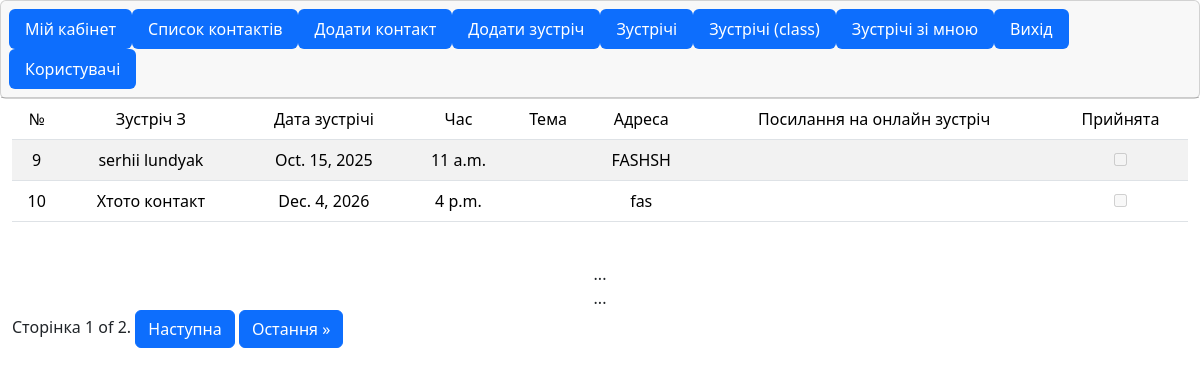
Page /planners/list_view/ (signed in) on the committed database.
### MeetingPlanner/models.py (models this page shows, shortened)
class Planner(models.Model):
    user = models.ForeignKey("UserManager.MySuperUser", on_delete=models.CASCADE,)
    contact = models.ForeignKey("PhoneBook.Contact",on_delete=models.CASCADE)
    date = models.DateField()
    time = models.TimeField()
    title = models.CharField(max_length=500,null=True,blank=True,default=None)
    address = models.CharField(max_length=200,null=True,blank=True,default="Online")
    link = models.URLField(max_length=300,null=True,blank=True,default=True)
    accepted = models.BooleanField(default=None,null=True,blank=True)

### PhoneBook/models.py (models this page shows)
class Contact(models.Model):
    first_name = models.CharField(max_length=20)
    last_name = models.CharField(max_length=20)
    phone_number = models.CharField(max_length=15)
    email = models.EmailField(max_length=20,null=True,default=None)
    address=models.CharField(max_length=100,null=True,default=None)
    profile_picture = models.ImageField(null=True,blank=True,upload_to=".")
    user = models.ForeignKey("UserManager.MySuperUser",on_delete=models.CASCADE)
    def __str__(self):
        return f"{self.first_name} {self.last_name}"

### MeetingPlanner/views.py (the view)
# urls.py: path("list_view/",views.PlannerView.as_view(),name ="list_view"),
class PlannerView(ListView):
    def get(self,request:HttpRequest):
        current_page = request.GET.get("page",1)
        paginator = Paginator(Planner.objects.filter(user=request.user).all(),2)
        page_obj = paginator.get_page(current_page)
        return render(request,"planners_view.html",dict(page_obj=page_obj))

### MeetingPlanner/templates/planners_view.html (shortened to what this page needs)
{% extends "base.html" %}
{%block content%}
<table class="table table-striped table-hover">
    <thead>
        <tr>
            <td>№</td>
            <td>Зустріч З</td>
            <td>Дата зустрічі</td>
            <td>Час</td>
            <td>Тема</td>
            <td>Адреса</td>
            <td>Посилання на онлайн зустріч</td>
            <td>Прийнята</td>
        </tr>
    </thead>
    <tbody>{%for planner in page_obj%}
        <tr>
            <td>{{planner.id}}</td>
            <td>{{planner.contact}}</td>
            <td>{{planner.date}}</td>
            <td>{{planner.time}}</td>
            <td>{{planner.title}}</td>
            <td>{{planner.address}}</td>
            <td><a href = "{{planner.link}}">{{ planner.link }}</a></td>
            <td>
                <input type = "checkbox" disabled {%if planner.accepted%} checked {% endif %}>
            </td>
        </tr>
        {%endfor%}
    </tbody>
</table>
<tbody>
{% for contact in page_obj %}
    {{ contact.full_name|upper }}<br>
    ...
{% endfor %}
<div class="pagination">
    <span class="step-links">
        <span class="current">
            Сторінка {{ page_obj.number }} of {{ page_obj.paginator.num_pages }}.
        </span>
        {% if page_obj.has_next %}
            <a href="?page={{ page_obj.next_page_number }}" class="btn btn-primary">Наступна</a>
            <a href="?page={{ page_obj.paginator.num_pages }}" class="btn btn-primary">Остання &raquo;</a>
        {% endif %}
    </span>
</div>
</tbody>
{%endblock content%}

### rows in the picture
Planner: id "9", contact "serhii lundyak", date "Oct. 15, 2025", time "11 a.m.", address "FASHSH"
Planner: id "10", contact "Хтото контакт", date "Dec. 4, 2026", time "4 p.m.", address "fas"

### other values in the picture
{{ page_obj.number }} "1"
{{ page_obj.paginator.num_pages }} "2"
